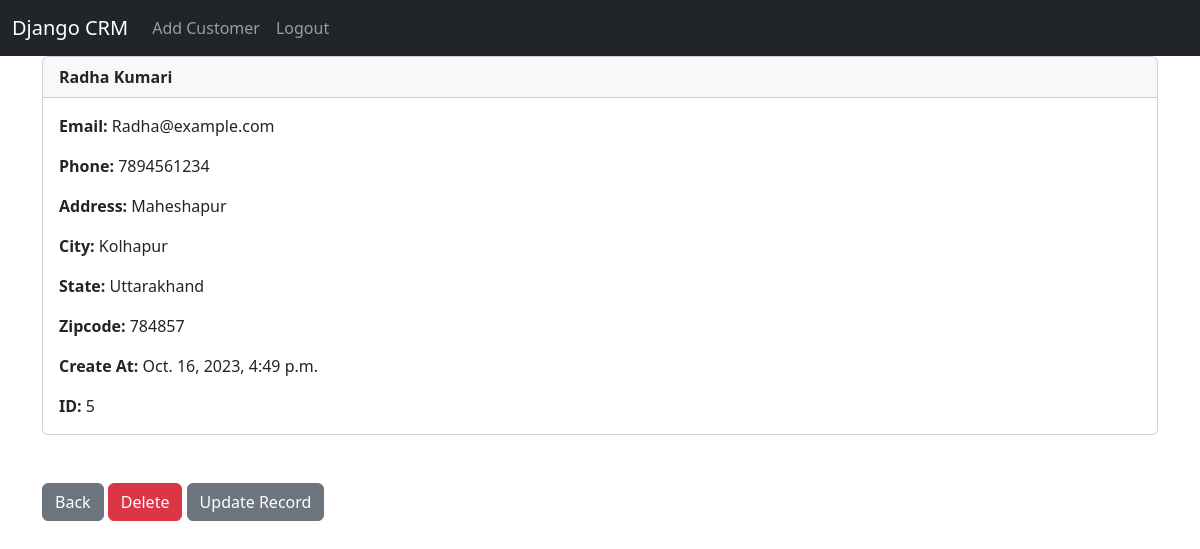
Screenshot of /record/5/ (signed in) with the database file from the repository.
### CRMapp/models.py (models this page shows, shortened)
class Record(models.Model):
	created_at = models.DateTimeField(auto_now_add=True)
	first_name = models.CharField(max_length=50)
	last_name =  models.CharField(max_length=50)
	email =  models.CharField(max_length=100)
	phone = models.CharField(max_length=15)
	address =  models.CharField(max_length=100)
	city =  models.CharField(max_length=50)
	state =  models.CharField(max_length=50)
	zipcode =  models.CharField(max_length=20)

### CRMapp/views.py (the view)
# urls.py: path('record/<int:pk>/',views.CustomerDetails, name='record'),
def CustomerDetails(request, pk):
	if request.user.is_authenticated:
		customer_record = Record.objects.get(id=pk)
		return render(request, 'CRMapp/record.html', {'customer_record':customer_record})
	else:
		messages.success(request, "You Must Be Logged In To View That Page...")
		return redirect('home')

### CRMapp/templates/CRMapp/record.html
{% extends 'CRMapp/base.html' %}
{% block content %}
<div class="card">
  <div class="card-header"><strong>
    	{{ customer_record.first_name }}
		{{ customer_record.last_name }}</strong>
  </div>
  <div class="card-body">
<p class="card-text">
<strong>Email: </strong>{{ customer_record.email }}</p>
<p class="card-text">
<strong>Phone: </strong>{{ customer_record.phone }}
</p>
<p class="card-text">
<strong>Address: </strong>{{ customer_record.address }}</p>
<p class="card-text">
<strong>City: </strong>{{ customer_record.city }}</p>
<p class="card-text">
<strong>State: </strong>{{ customer_record.state }}</p>
<p class="card-text">
<strong>Zipcode: </strong>{{ customer_record.zipcode }}</p>
<p class="card-text">
<strong>Create At: </strong>{{ customer_record.created_at }}</p>
<p class="card-text">
<strong>ID: </strong>{{ customer_record.id }}</p>
  </div>
</div>
<br/><br/>
<a href="{% url 'home' %}" class="btn btn-secondary">Back</a>
<a href="{% url 'delete' customer_record.id %}" class="btn btn-danger">Delete</a>
<a href="{% url 'update' customer_record.id %}" class="btn btn-secondary">Update Record</a>
{% endblock %}

### rows the page displays
Record: first_name "Radha", last_name "Kumari", email "Radha@example.com", phone "7894561234", address "Maheshapur", city "Kolhapur", state "Uttarakhand", zipcode "784857", created_at "Oct. 16, 2023, 4:49 p.m.", id "5"
